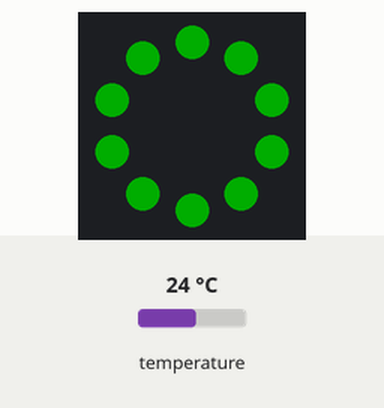
The program below on a simulated Circuit Playground running CircuitPython. Shown: the board's ring of 10 RGB LEDs (number 0 left of the top, counting anticlockwise). Inputs (shaded band) come from the test bench; at power-on: temperature 24 °C. Dim RGB values are drawn brighter than linear.

Above: at 1.2 s.
1.3 s: temperature set to 28 °C
At 2.1 s:
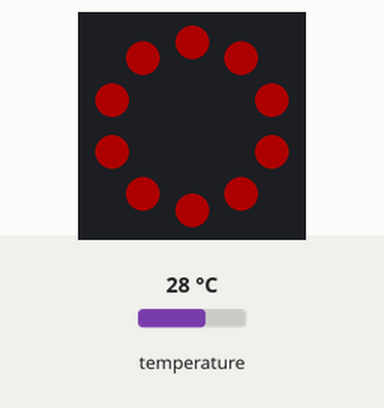
3.0 s: temperature set to 12 °C
At 3.4 s:
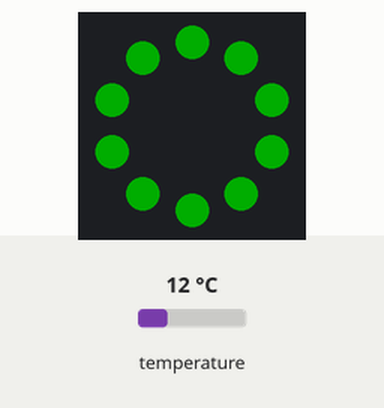
4.5 s: temperature set to 33 °C
At 5.9 s:
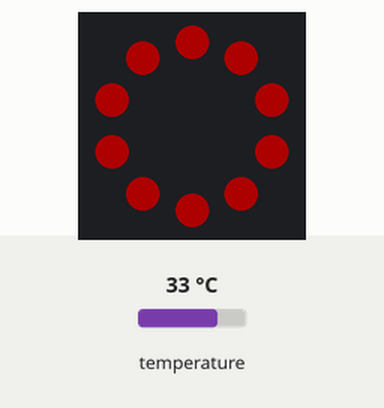
Timing chart, 0 to 7.5 s (numbered marks = the images above; inputs shaded):
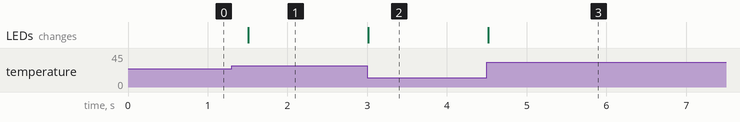

The program:

lab003_answer.py
```python
# CircuitPlaygroundExpress_Temperature
# reads the on-board temperature sensor and prints the value

import adafruit_thermistor
import board
import neopixel
import time

pixels = neopixel.NeoPixel(board.NEOPIXEL, 10, brightness=.2)
pixels.fill((0,0,0))
pixels.show()

thermistor = adafruit_thermistor.Thermistor(board.TEMPERATURE, 10000, 10000, 25, 3950)

while True:
    F = thermistor.temperature*9/5+32
    if F > 80.0:
        pixels.fill((255,0,0))
    elif F < 80.0:
        pixels.fill((0,255,0))
    time.sleep(0.25)
```

Measured:
- after the input at 1.3 s, the LEDs: change after 0.21 s (image 1)
- after the input at 3.0 s, the LEDs: change at once (image 2)
- after the input at 4.5 s, the LEDs: change at once (image 3)
